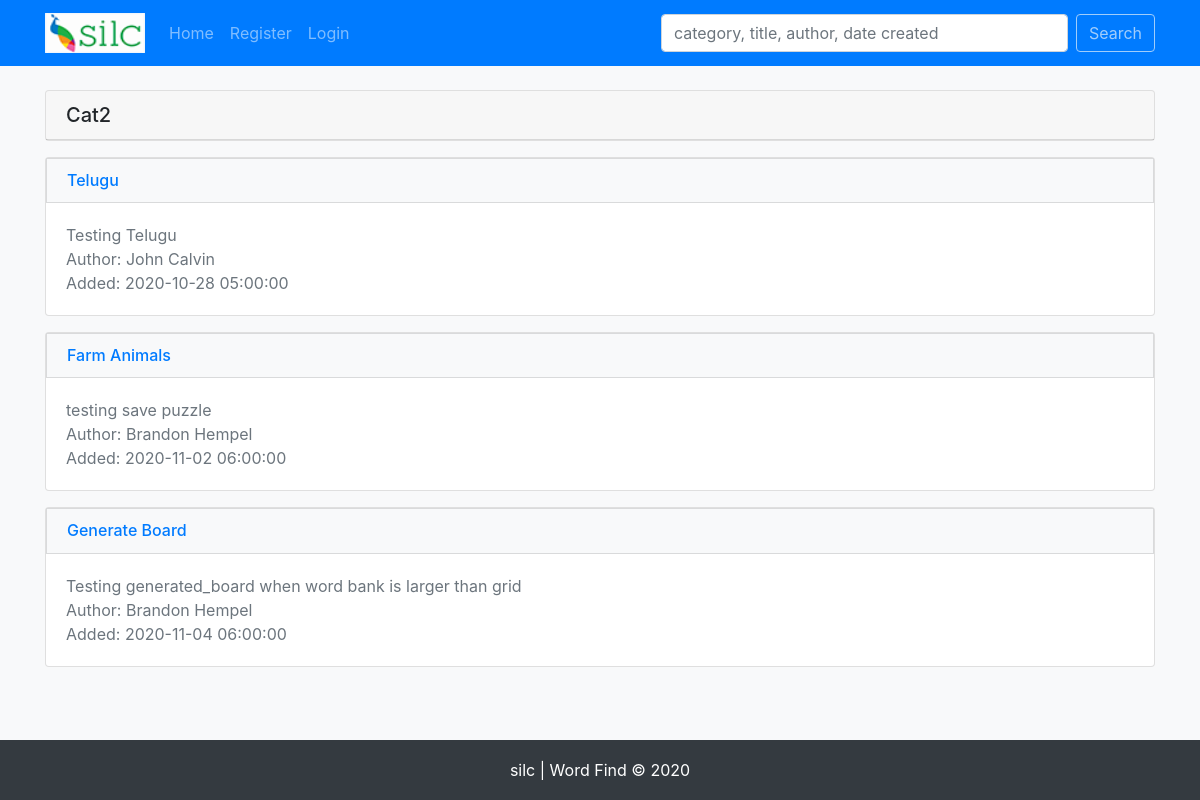
/category.php?categoryId=2, run on the app's committed database.
### tables this page shows
CREATE TABLE `categories` (
  `cat_id` int(11) NOT NULL,
  `cat_name` varchar(255) NOT NULL
);

CREATE TABLE `puzzles` (
  `puzzle_id` int(11) NOT NULL,
  `cat_id` varchar(255) NOT NULL,
  `title` varchar(255) NOT NULL,
  `description` varchar(255) NOT NULL,
  `user_id` int(11) NOT NULL,
  `created_on` timestamp NOT NULL DEFAULT current_timestamp(),
  `language` varchar(255) NOT NULL,
  `word_direction` varchar(255) NOT NULL,
  `height` int(11) NOT NULL DEFAULT 10,
  `width` int(11) NOT NULL DEFAULT 10,
  `share_chars` tinyint(1) NOT NULL DEFAULT 1,
  `filler_char_types` varchar(255) NOT NULL,
  `word_bank` longtext NOT NULL CHECK (json_valid(`word_bank`)),
  `board` longtext NOT NULL CHECK (json_valid(`board`)),
  `solution_directions` longtext NOT NULL CHECK (json_valid(`solution_directions`)),
  `answer_coordinates` longtext NOT NULL CHECK (json_valid(`answer_coordinates`))
);

CREATE TABLE `users` (
  `user_id` int(11) NOT NULL,
  `first_name` varchar(30) NOT NULL,
  `last_name` varchar(30) NOT NULL,
  `email` varchar(75) NOT NULL,
  `password` varchar(200) NOT NULL,
  `active` varchar(10) NOT NULL DEFAULT 'yes',
  `role` varchar(20) NOT NULL DEFAULT 'admin',
  `modified_time` timestamp NOT NULL DEFAULT current_timestamp(),
  `created_time` timestamp NOT NULL DEFAULT current_timestamp()
);

### helpers/functions.php (called while the page is built, shortened)
<?php
    function getCategoryById($categoryId, $pdo){
        $sql = "SELECT cat_name, puzzle_id, title, description, first_name, last_name, created_on
                FROM puzzles
                LEFT JOIN categories
                ON categories.cat_id = puzzles.cat_id
                INNER JOIN users
                ON users.user_id = puzzles.user_id
                WHERE puzzles.cat_id = :category_id
        ";
        $stmt = $pdo->prepare($sql);
        $stmt->execute(['category_id' => $categoryId]);
        return $stmt->fetchAll();
    }

### category.php (the view, shortened to what this page needs)
<?php
    include 'includes/header.php';
    $categoryId = $_GET['categoryId'];
    $category = getCategoryById($categoryId, $pdo);
    foreach($category as $cat){
        $data = ['cat_name' => $cat->cat_name];
    }
?>
<div class="card mt-4">
    <h5 class="card-header"><?php echo $data['cat_name']; ?></h5>
</div>
<?php foreach($category as $cat): ?>
    <div class="card mt-3">
        <div class="list-group">
            <h6 class="mb-0"><a href="puzzle.php?puzzleId=<?php echo $cat->puzzle_id; ?>" class="list-group-item list-group-item-action bg-light text-primary"><?php echo $cat->title; ?></a></h6>
            <div class="card-body">
                <p class="card-text text-muted">
                    <?php echo $cat->description; ?>
                    <br>Author: <?php echo $cat->first_name . ' ' . $cat->last_name; ?>
                    <br>Added: <?php echo $cat->created_on; ?>
                </p>
            </div>
        </div>
    </div>
<?php endforeach; ?>
<?php include('includes/footer.php'); ?>

### data on the page
categories: cat_name "Cat2"
puzzles: title "Telugu", description "Testing Telugu", user.first_name "John", user.last_name "Calvin", created_on "2020-10-28 05:00:00"
puzzles: title "Farm Animals", description "testing save puzzle", user.first_name "Brandon", user.last_name "Hempel", created_on "2020-11-02 06:00:00"
puzzles: title "Generate Board", description "Testing generated_board when word bank is larger than grid", user.first_name "Brandon", user.last_name "Hempel", created_on "2020-11-04 06:00:00"
